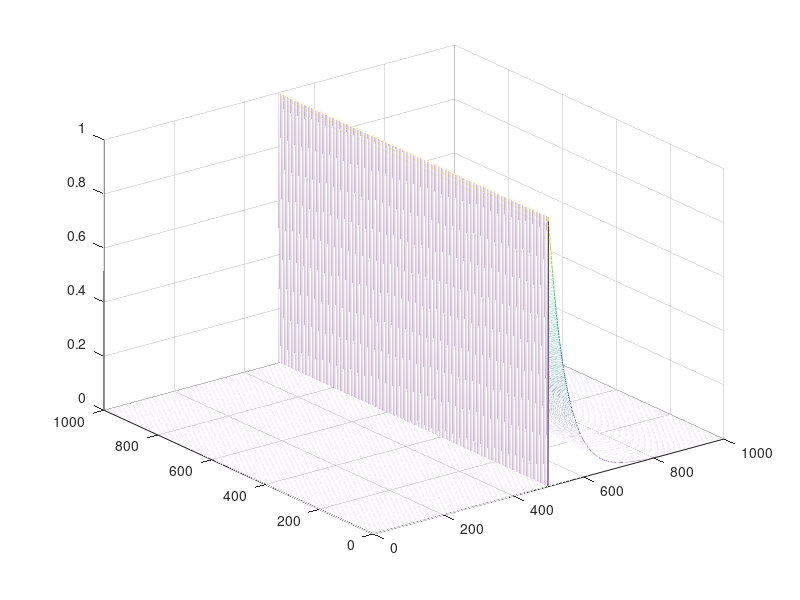

This chart was generated by the following MATLAB code: (Note: this script raises an error after producing the figure.)
% second test script looking for tails???


domain_size = 1000;


%create fire mask
mask = zeros(domain_size,domain_size);
strip = ones(domain_size,1);
mask(:,500) = strip;

%make heat map
heat = zeros(domain_size,domain_size);
heat_strip = zeros(1,domain_size);
a = 0.02;
for i = 500:domain_size
    heat_strip(1,i) = exp(-(i-500)*a);
end
for i = 1:domain_size
    heat(i,:) = heat_strip;
end
mesh(heat)
%make probability matrix
detection_probs = zeros(domain_size,domain_size);

for i = 1:domain_size
    for j = 1:domain_size
        detection_probs(i,j) = detection_probability(heat(i,j));
    end
end


    


%set up of likelihood stuff
like = [];
radius = 70;
weight = gauss_weight(radius);


%loop to make likelihoods
counter = 1;
for i=radius+1:domain_size-radius
    
%     counter
    l =  compute_pixel_probability(500,i,heat,radius, weight, detection_probs );
    like(counter) = log(l);
    counter = counter +1;
end

plot(like)


    




